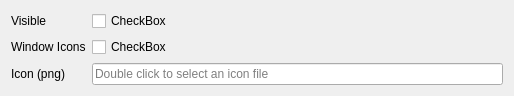
             <widget class="QWidget" name="page">
              <property name="geometry">
               <rect>
                <x>0</x>
                <y>0</y>
                <width>514</width>
                <height>84</height>
               </rect>
              </property>
              <attribute name="label">
               <string>TitleBar</string>
              </attribute>
              <layout class="QFormLayout" name="formLayout">
               <item row="0" column="0">
                <widget class="QLabel" name="label_9">
                 <property name="text">
                  <string>Visible</string>
                 </property>
                </widget>
               </item>
               <item row="0" column="1">
                <widget class="AnimatedCheck" name="builder__title_bar__visible">
                 <property name="text">
                  <string>CheckBox</string>
                 </property>
                </widget>
               </item>
               <item row="1" column="0">
                <widget class="QLabel" name="label_11">
                 <property name="text">
                  <string>Window Icons</string>
                 </property>
                </widget>
               </item>
               <item row="1" column="1">
                <widget class="AnimatedCheck" name="builder__title_bar__window_icons">
                 <property name="text">
                  <string>CheckBox</string>
                 </property>
                </widget>
               </item>
               <item row="2" column="0">
                <widget class="QLabel" name="label_10">
                 <property name="text">
                  <string>Icon (png)</string>
                 </property>
                </widget>
               </item>
               <item row="2" column="1">
                <widget class="ClickableQLineEdit" name="builder__title_bar__icon">
                 <property name="placeholderText">
                  <string>Double click to select an icon file</string>
                 </property>
                </widget>
               </item>
              </layout>
             </widget>
